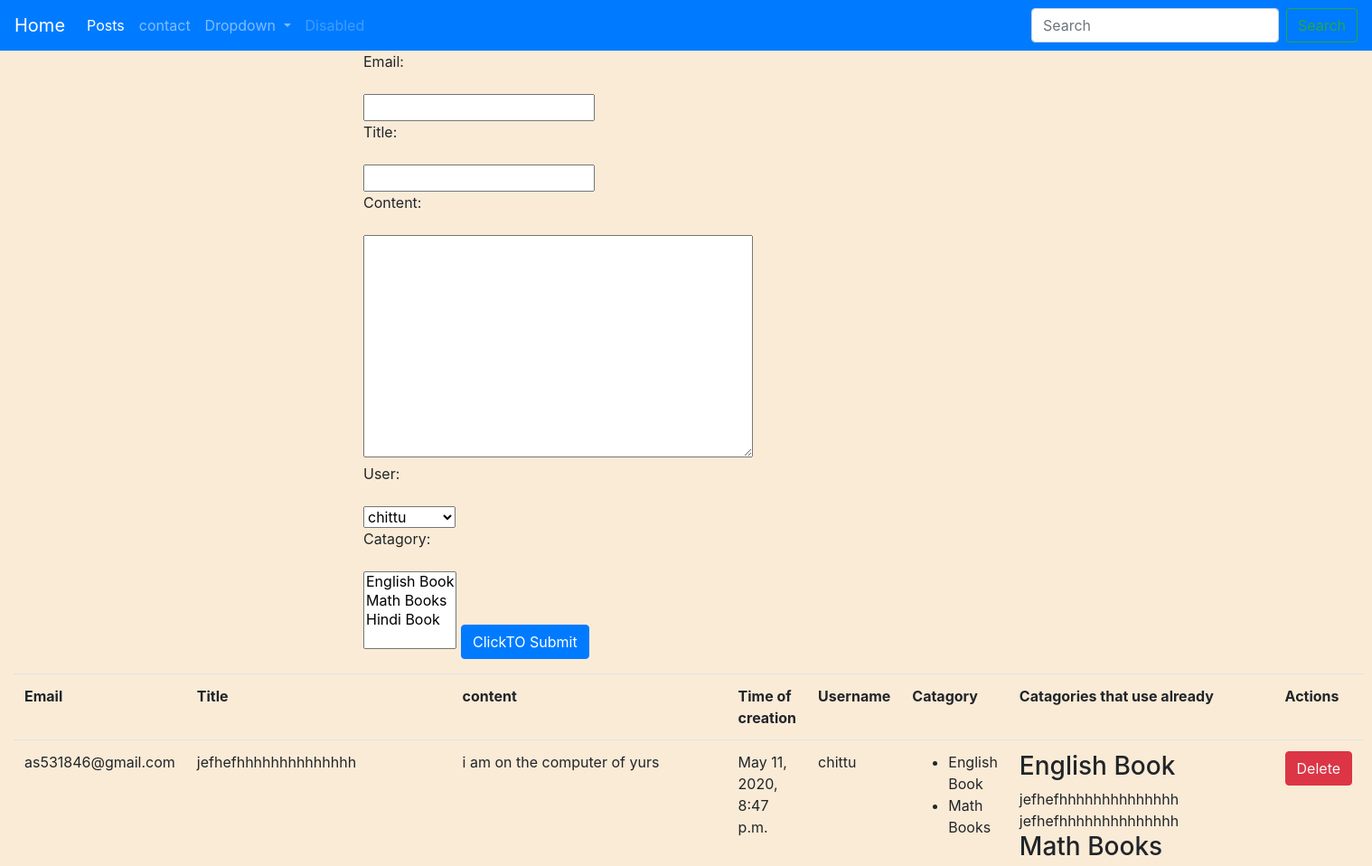
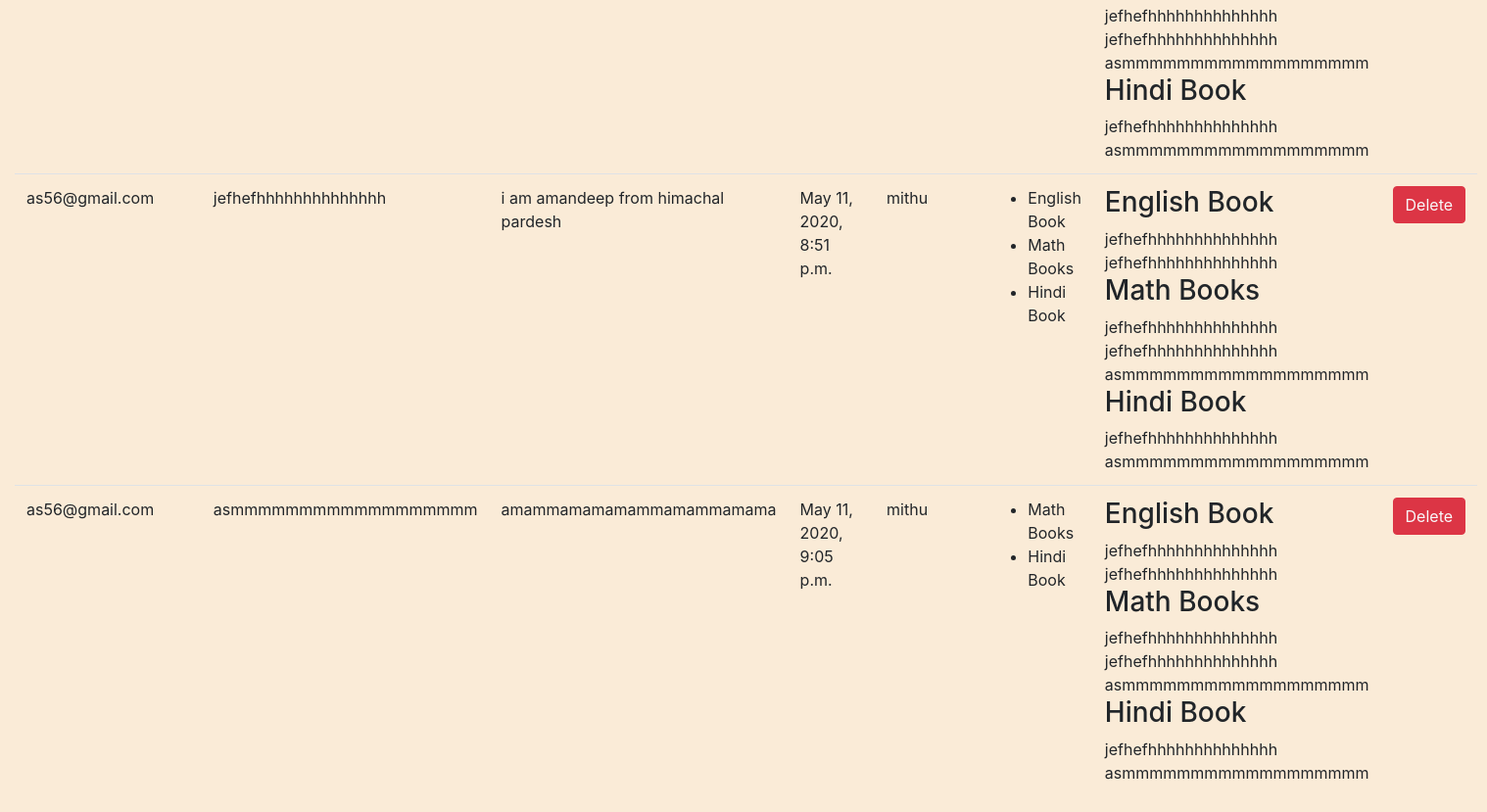
The app's page /index/ with its own data (2 pictures, top to bottom).
### pages/models.py (models this page shows)
class Posts(models.Model):
    def value_char_check(va):
        if len(va) <= 10:
            raise validators.ValidationError(f"char must be greater then 10 char you write just  {va}")
    email = models.EmailField(validators = [validators.validate_email], max_length= 20)#here we use the pre defined validators
    title = models.CharField(validators=[value_char_check], max_length= 20)#use the coustom validators
    ''' this is of one to one relation ship
    user = models.ForeignKey(User, on_delete=models.CASCADE, default = 1)

   ''' # it is for many to one or one to many
    user = models.ForeignKey(User, on_delete=models.CASCADE, default = 1)
    catagory = models.ManyToManyField(Catagory, default= 0)
    content = models.TextField(validators=[value_char_check])
    created_at = models.DateTimeField(auto_now_add=True)
    updated_at = models.DateTimeField(auto_now=True)
    objects = models.Manager
    def __str__(self):
        return self.title

class Catagory(models.Model):
    title = models.CharField(validators=[min_length_char], max_length=20)
    created_at = models.DateTimeField(auto_now=True)
    def __str__(self):
        return self.title

### pages/views.py (the view)
# urls.py: path('index/', views.index, name = 'index'),
def index(request):
    if(request.method == 'GET' and request.GET.get('method') == 'delete' and request.GET.get('id')):
        rec = Posts.objects.filter(id = request.GET.get('id'))
        rec.delete()
    form = PostsForm()
    data = Posts.objects.all()
    catagories = Catagory.objects.all()
    if request.method == 'POST':
        form = PostsForm(request.POST)
        if form.is_valid():
            form.save()
            return redirect('/index/')
    return render(request, 'post.html', {'title':'postpage', 'form':form, 'rows':data, 'catagories':catagories})

### pages/models.py (shortened to what this page needs)
class PostsForm(forms.ModelForm):
    class Meta:
        model = Posts
        fields = ['email', 'title', 'content', 'user', 'catagory']

### templates/post.html (shortened to what this page needs)
{% extends 'base.html' %}
{% block content %}
<form action="/index/" method="POST" style="margin-left: 25%;">
    <div class="form-group col-md-6">
        {% for f in form %}
       <p>{{f.label_tag}}</p>
{{f}}
{% endfor %}
<button type= "submit" class="btn btn-primary">ClickTO Submit</button>
</div>
</form>
<table class='form-group table col-md-12' >
    <tr>
        <th>Email</th>
      <th>
         Title
      </th>
      <th>
        content
    </th>
    <th>
        Time of creation
    </th>
    <th>Username</th>
    <th>Catagory</th>
    <th>Catagories that use already</th>
    <th colspan="2">Actions</th>
    </tr>
    {% for table in rows %}
    <tr>
      <td>{{table.email}}</td>
      <td>{{table.title}}</td>
      <td>{{table.content}}</td>
      <td>{{table.created_at}}</td>
      <td>{{table.user.username}}</td>
      <td>
     <ul>{% for cat in table.catagory.all%}
<li>{{ cat }}</li>
      {% endfor %}
     </ul></td>
     <td>
       {% for cats in catagories %}
       <h3>{{ cats.title }}</h3>
       {% for cat in cats.posts_set.all %}
       {{cat}}
       {% endfor %}
      {% endfor %}
     </td>
      <td><button class= 'btn btn-danger'><a class='text-light' style= "text-decoration: none;" href="/index/?id={{table.id}}&method=delete">Delete</a>
      </button></td>
    </tr>
  </table>
{% endblock %}

### templates/base.html (shortened to what this page needs)
{% load staticfiles %}
<!DOCTYPE html>
<html lang="en">
<head>
    <link rel="stylesheet" href="https://maxcdn.bootstrapcdn.com/bootstrap/4.0.0/css/bootstrap.min.css">
<link rel="stylesheet" href="{% static 'css/style.css' %}">
</head>
<body>
    <nav class="navbar navbar-expand-lg navbar-dark bg-primary">
        <a class="navbar-brand" href="/">Home </a>
        <div class="collapse navbar-collapse" id="navbarSupportedContent">
          <ul class="navbar-nav mr-auto">
            <li class="nav-item active">
              <a class="nav-link" href="/index/">Posts<span class="sr-only">(current)</span></a>
            </li>
            <li class="nav-item">
              <a class="nav-link" href="/contact/">contact</a>
            </li>
            <li class="nav-item dropdown">
              <a class="nav-link dropdown-toggle" href="#" id="navbarDropdown" role="button" data-toggle="dropdown" aria-haspopup="true" aria-expanded="false">
                Dropdown
              </a>
            </li>
            <li class="nav-item">
              <a class="nav-link disabled" href="#">Disabled</a>
            </li>
          </ul>
          <form class="form-inline my-2 my-lg-0">
            <input class="form-control mr-sm-2" type="search" placeholder="Search" aria-label="Search">
            <button class="btn btn-outline-success my-2 my-sm-0" type="submit">Search</button>
          </form>
        </div>
      </nav>
    <div class="form-group col-md-12" style= margin-top: 3%;">
        {% block content %}{% endblock %}
      </div>
</body>
</html>

### static/css/style.css (style rules this page uses)
body { background-color: antiquewhite; }

### records on screen
Posts: email "as531846@gmail.com", title "jefhefhhhhhhhhhhhhhh", content "i am on the computer of yurs", created_at "May 11, 2020, 8:47 p.m.", user.username "chittu"
Catagory: title "English Book"
Catagory: title "Math Books"
Posts: title "jefhefhhhhhhhhhhhhhh", email "as56@gmail.com", content "i am amandeep from himachal pardesh", created_at "May 11, 2020, 8:51 p.m.", user.username "mithu"
Posts: title "asmmmmmmmmmmmmmmmmmm", email "as56@gmail.com", content "amammamamamammamammamama", created_at "May 11, 2020, 9:05 p.m.", user.username "mithu"
Catagory: title "Hindi Book"

### other values on screen
{{ f.label_tag }} "Email:" "Title:" "Content:" "User:" "Catagory:"
